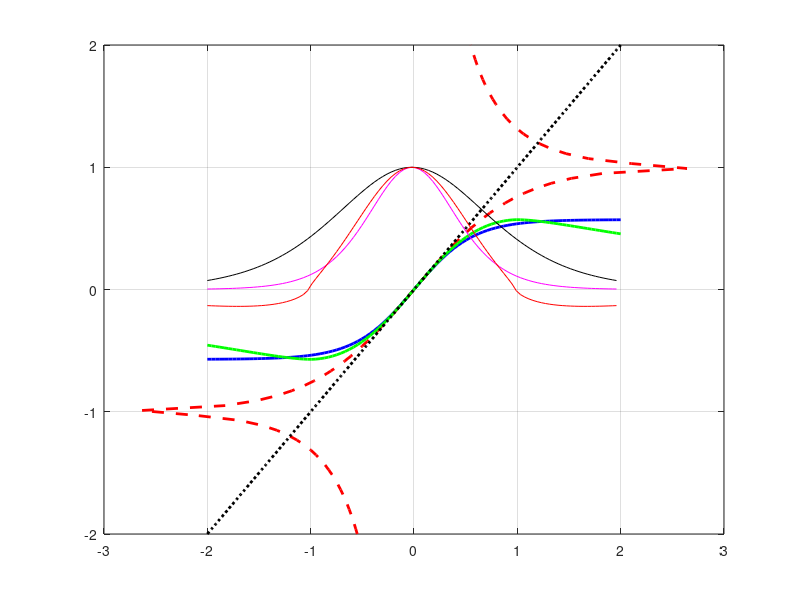

Write MATLAB code to recreate this figure. (Note: this script raises an error after producing the figure.)
%% TODO:
% x Choose a nonlinearity that acts as the saturation given the input, but
% that results in an unstable system
% --> tanh and atanh with limited domain!
% x Simulation of Hammerstein systems in closed loop!

% x Implement the stability constraint for linear systems
% x Implement the Hammerstein constraint
% - Verify with the VRFT toolbox
% - Implement the IV correlation stuff
% -- Not necessary, as we want to show that the condition holds (could also
% just not use noise at all)
% - OBS! This code does not implement a prediction error approach! This is
% actually cruical... This optimization scheme is nonlinear in th
% parameters! We should actually use a PEM approach to make this
% minimization...

rng(4);
addpath(genpath('functions\'))
warning('off', 'all')

%% Initialize system
% Define simulation time and sampling time
t = linspace(0,500,1000)';
dt = max(diff(t));

% Linear model
m1 = 1; m2 = 0.5;
c1 = 0.2; c2 = 0.5;
k1 = 1; k2 = 0.5;

s = tf('s');
G = c2d(minreal((m1*s^2+(c1+c2)*s+(k1+k2))/((m1*s^2+(c1+c2)*s+k1+k2)*(m2*s^2+c2*s+k2)-(k2+c2*s)^2)),dt,'zoh');

% Nonlinearity
a = 1.75;
f = @(u) tanh(a*u)/a;%2/pi*atan(pi/2*u);%(u/3).^3;
fi_hat = @(v) atanh(v);%2/sqrt(pi)*erfinv(v);%tan(a*v)/a;%real(3^3*tanh(a*v)/a).^(1/3);
f_hat  = @(u) tanh(u);%erf(sqrt(pi)/2*u);

% Plotting nonlinearity
u_range = linspace(-2,2,100);
figure(1);
clf; grid on; hold on; box on;

plot(u_range,f(u_range),'b','LineWidth',2)
plot(fi_hat(u_range),u_range,'r--','LineWidth',2)

plot(u_range,f(fi_hat(u_range)),'g','LineWidth',2)
plot(u_range,u_range,'k:','LineWidth',2)

plot(u_range(1:end-1),diff(f(u_range))./diff(u_range), 'm-')
plot(u_range(1:end-1),diff(f_hat(u_range))./diff(u_range), 'k-')

plot(u_range(1:end-1),diff(f(fi_hat(u_range)))./diff(u_range), 'r-')
xline(-1,'linewidth',2)
xline(1,'linewidth',2)
xlim([-1,1])
ylim([-1,1])

%%
alpha = f(fi_hat(1));
%% Sample data
v_hat = square(0.05*t);
v = f(fi_hat(v_hat)); % Using the estimated inverse to sample

noise = 0.05*randn(size(t));
y_linear      = lsim(G,v_hat,t) + noise;
y_hammerstein = lsim(G,v,t) + noise;

% Initialize controller and reference model
beta = [
    tf(1,1,dt);                     % P
    dt/2*tf([1, 1],[1,-1],dt);      % I
    2/dt*tf([1, -1],[3, -1],dt);    % D
    ]; % Tustin transform

beta = c2d(d2c(beta,'tustin'),beta.Ts,'zoh'); % Transform from Tustin to zoh (more numerically stable)

theta_star = [0.1, 0.11, 0.08]';
Kr = transpose(beta)*theta_star;
Mr = minreal(feedback(Kr*G,1));


%%
r = lsim(inv(Kr),v_hat,t);
figure(1);
clf; grid on; hold on;
plot(t,r, 'linewidth',2)

%% Control identification
% Initial condition
theta0 = theta_star.*rand(3,1);

% Parameters for stability constraints
deltaN = 0.8;

% Optimization
options = optimoptions("fmincon","Algorithm","sqp","Display","none","StepTolerance",1e-6);
THETA_linear = fmin_model_free(theta0,beta,Mr,G,v_hat,y_linear,t,deltaN,1,options);
[THETA_hammerstein, exitflag, output] = fmin_model_free(theta0,beta,Mr,G,v_hat,y_hammerstein,t,deltaN,alpha,options);

clc;
if exitflag <= 0
    fprintf('Simulation #%.f failed with exitflag %.f. \n',find(sum(abs(THETA_hammerstein)) == 0), exitflag)
    disp('The following message was recorded:')
    disp('------------------------------------')
    disp(output.message)
    return;
end

%% Results
disp('Ratio of real and estimated parameters:')
disp(theta_star./THETA_hammerstein)

% Derived results
r = sim_virtual_reference(Mr,y_hammerstein,t);
e = r - y_hammerstein;

K0 = transpose(beta)*theta0;
M0 = feedback(K0*G,1);

K = cell(size(THETA_hammerstein,2),1);
M = cell(size(THETA_hammerstein,2),1);
for i = 1:size(THETA_hammerstein,2)
    K{i} = transpose(beta)*THETA_hammerstein(:,i);
    M{i} = feedback(K{i}*G,1);
end

% Figures 
figure(1);
clf; grid on; hold on; box on;

plot(t,y_hammerstein, '-',   'linewidth', 2, 'DisplayName','$y$')
plot(t,v_hat, '--', 'linewidth', 2, 'DisplayName','$u$')
plot(t,r, '-',  'linewidth', 2, 'DisplayName','$r$')
plot(t,e, ':',  'linewidth', 2, 'DisplayName','$e$')

xlabel('$t$','interpreter','latex')
ylabel('$y(t)$','interpreter','latex')
legend('location','best','interpreter','latex')
title('Sample data')

figure(2);
clf; 

DISPLAYNAMES = {
    '$J_{mr}$';
    '$J_{est}$';
    '$J_{vrft}$';
    '$J_{vrft}$ + ideal con.';
    '$J_{vrft}$ + est. con.';
    '$J_{vrft}$ + est. Hamm. con.';
};

subplot(2,1,1);
grid on; hold on;box on;
xlim([0,50])
ylim([0,2])

subplot(2,1,2);
grid on; hold on;box on;
xlim([0,50])
ylim([0,2])

for i = 3:length(M)
    if i == 4
        continue;
    end
    % Simulate step response
    yl = step_closed_loop_hammerstein(G,K{i},@(x) x,t); % Using linear "nonlinearity" here
    yh = step_closed_loop_hammerstein(G,K{i},@(x) f(fi_hat(x)),t);
    
    % Plot response
    subplot(2,1,1);
    plot(t,yl, '-', 'linewidth', 2*length(M)+2-2*i,'DisplayName',DISPLAYNAMES{i})
    
    subplot(2,1,2);
    plot(t,yh, '-', 'linewidth', 2*length(M)+2-2*i,'DisplayName',DISPLAYNAMES{i})
end

subplot(2,1,1);
plot(t,step(Mr,t), 'k--', 'linewidth', 3, 'displayname', '$M_r$')
xlabel('$t$','interpreter','latex')
ylabel('$y(t)$','interpreter','latex')
legend('location','best','interpreter','latex')
title('Linear step response');

subplot(2,1,2);
plot(t,step(Mr,t), 'k--', 'linewidth', 3, 'displayname', '$M_r$')
xlabel('$t$','interpreter','latex')
ylabel('$y(t)$','interpreter','latex')
legend('location','best','interpreter','latex')
title('Hammerstein step response');

save('data/constrained_vrft.mat','G','beta','theta_star','THETA_hammerstein','THETA_linear','Kr','Mr','K','t','v_hat','y_hammerstein','y_linear','f','fi_hat','-mat')
%% Functions
function [THETA, exitflag,output] = fmin_model_free(theta0,beta,Mr,G,u,y,t,deltaN,alpha,options)
    % Initialization
    THETA = zeros(length(beta),6);

    % Optimization
    [THETA(:,1),~,exitflag,output] = fmincon(@(theta) Jmr(theta,beta,Mr,G),theta0,[],[],[],[],zeros(size(theta0)),[],[],options);
    if exitflag <= 0
        return;
    end
    
    [THETA(:,2),~,exitflag,output] = fmincon(@(theta) Jest(theta,beta,Mr,G),theta0,[],[],[],[],zeros(size(theta0)),[],[],options);
    if exitflag <= 0
        return;
    end
    
    [THETA(:,3),~,exitflag,output] = fmincon(@(theta) Jvrft(theta,beta,Mr,u,y,t),theta0,[],[],[],[],zeros(size(theta0)),[],[],options);
    if exitflag <= 0
        return;
    end
    
    [THETA(:,4),~,exitflag,output] = fmincon(@(theta) Jvrft(theta,beta,Mr,u,y,t),theta0,[],[],[],[],zeros(size(theta0)),[],@(theta) ideal_stability_constraint(theta,beta,Mr,G,deltaN),options);
    if exitflag <= 0
        return;
    end
    
    [THETA(:,5),~,exitflag,output] = fmincon(@(theta) Jvrft(theta,beta,Mr,u,y,t),theta0,[],[],[],[],zeros(size(theta0)),[],@(theta) estimated_stability_constraint(theta,beta,Mr,u,y,t,deltaN,1,G),options);
    if exitflag <= 0
        return;
    end

    [THETA(:,6),~,exitflag,output] = fmincon(@(theta) Jvrft(theta,beta,Mr,u,y,t),theta0,[],[],[],[],zeros(size(theta0)),[],@(theta) estimated_stability_constraint(theta,beta,Mr,u,y,t,deltaN,alpha,G),options);
    if exitflag <= 0
        return;
    end
end

function y_pred = one_step_ahead_predictor_with_tf(u, y, B, A)
    % Inputs:
    %   u - Input signal
    %   y - Output signal
    %   B - Numerator coefficients of the transfer function K(z)
    %   A - Denominator coefficients of the transfer function K(z)

    % Number of data points
    N = length(u);

    % Initialize the predicted output
    y_pred = y;

    % Compute one-step-ahead prediction
    for t = max(length(A), length(B)) : N
        % Compute the output based on the transfer function
        y_pred(t) = -A(2:end) * y(t-1:-1:t-length(A)+1) + B * u(t:-1:t-length(B)+1);
    end
end